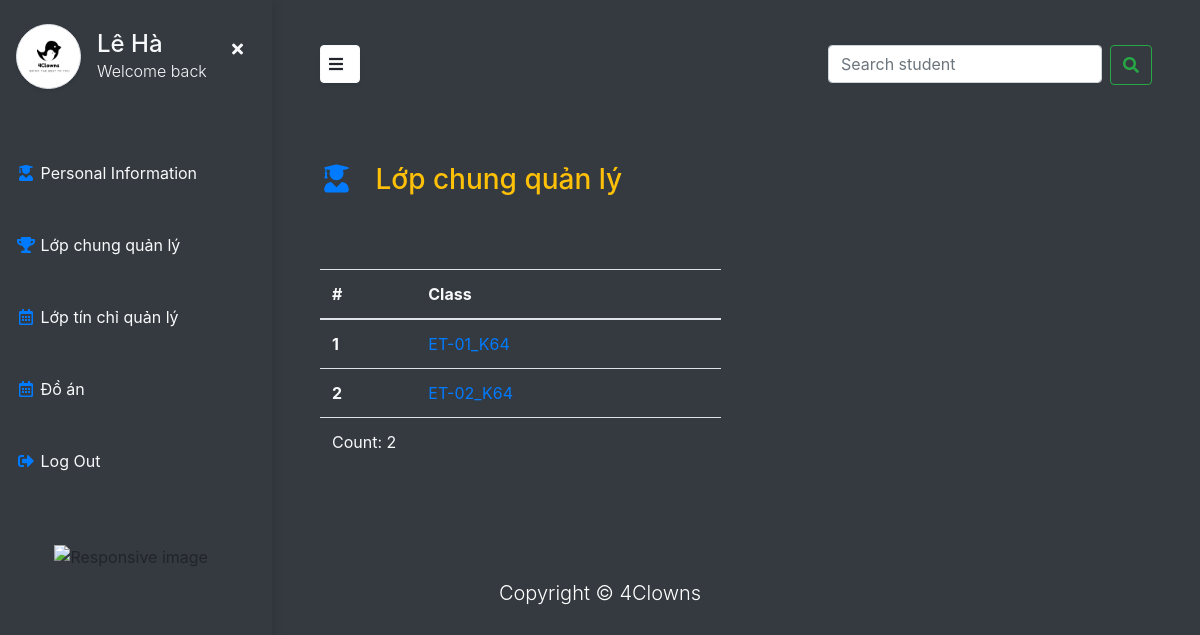
Page /teacher/lop_chung_quan_ly (signed in) on the committed database.
### management/models.py (models this page shows)
class lop_chung(models.Model):
    name = CharField(_('Tên lớp'), max_length=15)
    vien = models.ForeignKey(vien_dao_tao, on_delete=models.CASCADE, verbose_name="Viện quản lý",related_name='cac_lop_thuoc_vien')
    giao_vien = models.ForeignKey("users.Teacher",verbose_name="Giáo viên quản lý", on_delete=models.CASCADE, related_name="cac_lop_quan_ly", null=True, blank=True)
    khoa = models.ForeignKey(khoa, on_delete=CASCADE, related_name='lop_cung_khoa', blank=True, null=True, verbose_name="Khóa")
    class Meta:
        verbose_name = "Lớp chung"
        verbose_name_plural = 'Lớp chung'
        unique_together = ('name', 'khoa')
    def __str__(self):
        return f"{self.name}_{self.khoa}"

class khoa(models.Model):
    name = CharField(_('Khóa'), max_length=5, unique=True)
    class Meta:
        verbose_name = "Khóa"
        verbose_name_plural = 'Khóa'
    def __str__(self):
        return self.name

### users/models.py (models this page shows, shortened)
class User(AbstractBaseUser, PermissionsMixin):
    class Genders(models.TextChoices):
        MALE = "MALE", "Male"
        FEMALE = "FEMALE", "Female"
    email = models.EmailField(_("Email"),max_length=50, unique=True, blank=True)
    firstname = models.CharField(_("Tên"),max_length=20,  blank=False, null=True)
    surname = models.CharField(_("Tên đệm"),max_length=20, null=True, blank=True)
    lastname = models.CharField(_("Họ"),max_length=20, null=True, blank=True)
    date_of_birth = models.DateField(_("Ngày sinh"), blank=True, null=True, )
    phone = models.CharField(_("Số điện thoại"), max_length=15, blank=True, null=True)
    is_superuser = models.BooleanField(default=False)
    is_active = models.BooleanField(default=True)
    last_login = models.DateTimeField(auto_now_add=True)
    date_joined = models.DateTimeField(auto_now_add=True)
    role = models.BooleanField(null=True, blank=True)
    gender = models.CharField(
        _("Gender"), max_length=50, choices=Genders.choices, default=Genders.MALE
    )
    objects = UserManager()
    USERNAME_FIELD = 'email'
    REQUIRED_FIELDS = []

### teacher/views.py (the view)
# urls.py: path('lop_chung_quan_ly', views.lop_chung_quan_ly, name='lop_chung_quan_ly'),
def lop_chung_quan_ly(request):
    try:
        lop_chung_quan_ly = get_list_or_404(lop_chung, giao_vien=request.user)
    except:
        lop_chung_quan_ly = None
    return render(request, 'teacher/lop_chung_quan_ly.html', {
        'lop_chung_quan_ly': lop_chung_quan_ly,
    })

### templates/teacher/lop_chung_quan_ly.html (shortened to what this page needs)
{% extends 'base.html' %}
{%load static%}
{% block content %}
  <div class="page-content p-5 position-relative" id="content">
    <div class="row mt-4">
      <h3 class="text-warning">
        <i class="fas fa-user-graduate me-1 text-primary fa-fw" style="width: 2.25em;"></i>
          Lớp chung quản lý
      </h3>
      <div class="col-lg-12 mt-5">
        <div class="row">
          <div class="col-lg-6 mt-3">
            <div class="table-responsive-sm">
              <table class="table  text-light ">
                <thead>
                  <tr>
                    <th scope="col">#</th>
                    <th scope="col">Class</th>
                  </tr>
                </thead>
                <tbody>
                  {% for lop in lop_chung_quan_ly %}
                  <tr>
                    <th scope="row">{{ forloop.counter}}</th>
                    <td><a href="lop_chung_quan_ly/{{ lop }}" >{{ lop }}</a></td>
                  </tr>
                  {% endfor %}
                  <td colspan="2">Count: {{ lop_chung_quan_ly|length }}</td>
                </tbody>
              </table>
            </div>
          </div>
          <div class=" col-lg-6 mt-5 text-center d-sm-none d-lg-block d-none-responsive ">
          </div>
        </div>
      </div>
    </div>
  </div>
{% include 'teacher/teacher_base.html' %}
{% endblock content %}

### templates/teacher/teacher_base.html
{% load static %}
<div class="vertical-nav bg-dark" id="sidebar">
    <div class="py-4 px-3 mb-4 bg-dark">
      <div class="media d-flex align-items-center"><img src="{% static 'logo/logo.jpg' %}" alt="..." width="65" class="mr-3 rounded-circle img-thumbnail shadow-sm">
        <div class="media-body">
            <button class="d-md-block d-sm-none float-right text-light btn btn-outline-none"  id="sidebarCollapse-small" type="button"><i class="fas fa-times"></i></button>
            <h4 class="m-0 text-light">{{ request.user.lastname }} {{ request.user.firstname }}</h4>
            <p class="font-weight-light text-light mb-0">Welcome back</p>
        </div>
      </div>
    </div>
    <ul class="nav flex-column bg-dark mb-0">
      <li class="nav-item">
        <a href="{% url 'info' %}" class="nav-link text-light">
            <i class="fas fa-user-graduate me-1 text-primary fa-fw"></i>
            Personal Information</a>
      </li>
      <li class="nav-item">
        <a href="{% url 'lop_chung_quan_ly' %}" class="nav-link text-light"><i class="fas fa-trophy me-1 text-primary fa-fw"></i>
            Lớp chung quản lý</a>
      </li>
      <li class="nav-item">
        <a href="{% url 'lop_tin_chi_ql' %}" class="nav-link text-light"><i class="far fa-calendar-alt me-1 text-primary fa-fw"></i>
            Lớp tín chỉ quản lý</a>
      </li>
      <li class="nav-item">
        <a href="{% url 'do_an' %}" class="nav-link text-light"><i class="far fa-calendar-alt me-1 text-primary fa-fw"></i>
            Đồ án</a>
      </li>
      <li class="nav-item">
        <a href="{% url 'logout' %}" class="nav-link text-light">
            <i class="fas fa-sign-out-alt me-1 text-primary fa-fw"></i>
            Log Out</a>
      </li>
    </ul>
    <p class="text-light font-weight-bold text-uppercase px-3 small py-4 mb-0"></p>
    <div class="nav flex-column bg-dark mb-0 align-content-center">
        <img src="{% static '/logo/Clip_Dancer_transparent_by_Icons8.gif' %}" class="img-fluid" alt="Responsive image" width="60%">
    </div>
    </div>

### static/css/custom.css (style rules this page uses)
body::before { display: block; content: ''; height: 45px; }

### static/css/student.css (style rules this page uses)
body { min-height: 100vh; overflow-x: hidden; }
.text-uppercase { letter-spacing: 0.1em; }
.vertical-nav { min-width: 17rem; width: 17rem; min-height: 100%; position: fixed; top: 0; left: 0; box-shadow: 3px 3px 10px rgba(0, 0, 0, 0.1); transition: all 0.4s; }
.nav-link { padding: 1.5rem 1rem !important; }
.page-content { width: calc(100% - 17rem); margin-left: 17rem; transition: all 0.4s; }

### rows in the picture
lop_chung: name+khoa "ET-01_K64"
lop_chung: name+khoa "ET-02_K64"
User: user.lastname "Lê", user.firstname "Hà"

### other values in the picture
{{ lop_chung_quan_ly|length }} "2"
